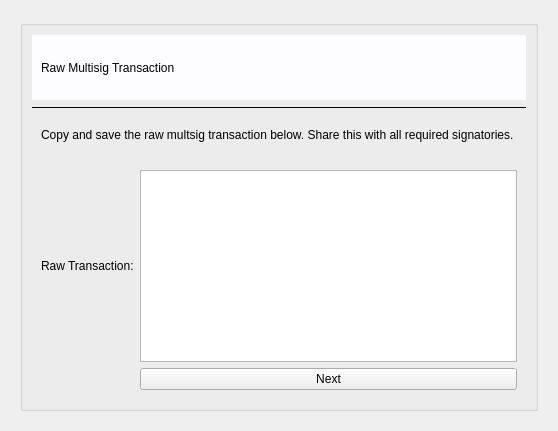
         <widget class="QWidget" name="raw_multi_trans_page">
          <layout class="QGridLayout" name="gridLayout_112">
           <item row="0" column="0">
            <widget class="QFrame" name="frame_87">
             <property name="frameShape">
              <enum>QFrame::NoFrame</enum>
             </property>
             <property name="frameShadow">
              <enum>QFrame::Plain</enum>
             </property>
             <layout class="QGridLayout" name="gridLayout_113">
              <item row="0" column="0">
               <widget class="QGroupBox" name="groupBox_19">
                <property name="title">
                 <string/>
                </property>
                <layout class="QGridLayout" name="gridLayout_114">
                 <item row="3" column="0">
                  <widget class="QFrame" name="frame_90">
                   <property name="styleSheet">
                    <string notr="true">QFrame#frame_90{border-radius: 3px;}
</string>
                   </property>
                   <property name="frameShape">
                    <enum>QFrame::NoFrame</enum>
                   </property>
                   <property name="frameShadow">
                    <enum>QFrame::Plain</enum>
                   </property>
                   <layout class="QGridLayout" name="gridLayout_117">
                    <item row="0" column="1">
                     <widget class="QTextEdit" name="raw_mult_trans">
                      <property name="toolTip">
                       <string>This is your raw transaction</string>
                      </property>
                      <property name="frameShadow">
                       <enum>QFrame::Plain</enum>
                      </property>
                      <property name="placeholderText">
                       <string/>
                      </property>
                     </widget>
                    </item>
                    <item row="0" column="0">
                     <widget class="QLabel" name="label_72">
                      <property name="styleSheet">
                       <string notr="true">font: 16pt 'Helvetica';
</string>
                      </property>
                      <property name="text">
                       <string>Raw Transaction:</string>
                      </property>
                     </widget>
                    </item>
                    <item row="1" column="1">
                     <widget class="QPushButton" name="multi_sign_btn3">
                      <property name="text">
                       <string>Next</string>
                      </property>
                     </widget>
                    </item>
                   </layout>
                  </widget>
                 </item>
                 <item row="2" column="0">
                  <widget class="QFrame" name="frame_89">
                   <property name="minimumSize">
                    <size>
                     <width>0</width>
                     <height>40</height>
                    </size>
                   </property>
                   <property name="maximumSize">
                    <size>
                     <width>16777215</width>
                     <height>40</height>
                    </size>
                   </property>
                   <property name="styleSheet">
                    <string notr="true">QFrame#frame_89{border-radius: 3px;}
</string>
                   </property>
                   <property name="frameShape">
                    <enum>QFrame::NoFrame</enum>
                   </property>
                   <property name="frameShadow">
                    <enum>QFrame::Plain</enum>
                   </property>
                   <layout class="QGridLayout" name="gridLayout_116">
                    <item row="0" column="0">
                     <widget class="QLabel" name="label_71">
                      <property name="styleSheet">
                       <string notr="true">font: 16pt 'Helvetica';
</string>
                      </property>
                      <property name="text">
                       <string>Copy and save the raw multsig transaction below. Share this with all required signatories. </string>
                      </property>
                     </widget>
                    </item>
                   </layout>
                  </widget>
                 </item>
                 <item row="1" column="0">
                  <widget class="Line" name="line_21">
                   <property name="frameShadow">
                    <enum>QFrame::Plain</enum>
                   </property>
                   <property name="orientation">
                    <enum>Qt::Horizontal</enum>
                   </property>
                  </widget>
                 </item>
                 <item row="0" column="0">
                  <widget class="QFrame" name="frame_88">
                   <property name="minimumSize">
                    <size>
                     <width>0</width>
                     <height>65</height>
                    </size>
                   </property>
                   <property name="maximumSize">
                    <size>
                     <width>16777215</width>
                     <height>65</height>
                    </size>
                   </property>
                   <property name="styleSheet">
                    <string notr="true">background-color: rgb(253, 253, 255);
font: 24pt &quot;Helvetica&quot;;</string>
                   </property>
                   <property name="frameShape">
                    <enum>QFrame::NoFrame</enum>
                   </property>
                   <property name="frameShadow">
                    <enum>QFrame::Plain</enum>
                   </property>
                   <layout class="QGridLayout" name="gridLayout_115">
                    <item row="0" column="0">
                     <widget class="QLabel" name="label_70">
                      <property name="text">
                       <string>Raw Multisig Transaction</string>
                      </property>
                     </widget>
                    </item>
                   </layout>
                  </widget>
                 </item>
                </layout>
               </widget>
              </item>
             </layout>
            </widget>
           </item>
          </layout>
         </widget>
